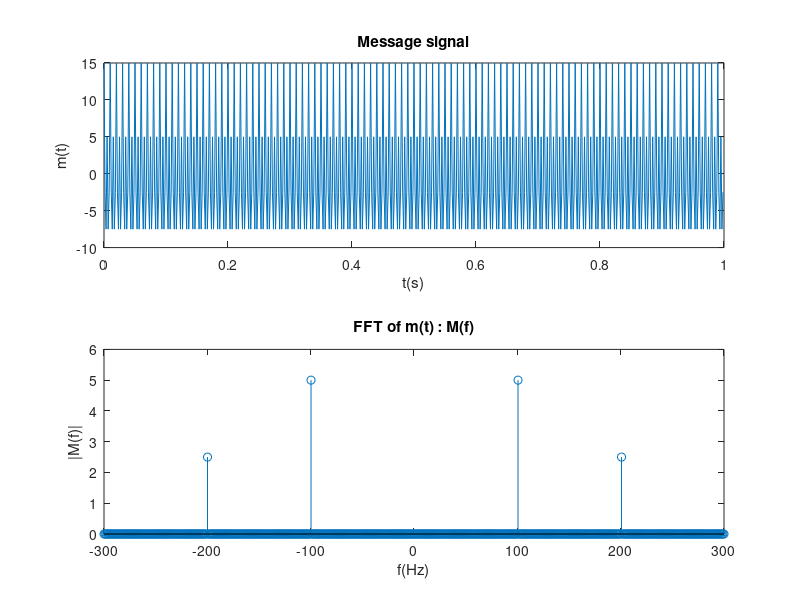

This chart was generated by the following MATLAB code:
f = 600;              % defining frequency
t = 0:(1/f):1-(1/f);  % defining time scale
%t = 0:0.0001:0.05;   %It is for seeing mt clearly

% message signal m(t): 
mt = (5*cos(2*pi*100*t)) + (10*cos(2*pi*200*t));

% Plot message signal
subplot(2, 1, 1); % Create axes for graphs and put mt to 1th
plot(t,mt);  
title('Message signal');
xlabel('t(s)');
ylabel('m(t)');

% Find Fast fourier transform of m(t)
Mf = fft(mt)/length(mt);
freq = linspace(-f/2, f/2, length(Mf));

% Plot FFT of Message signal
subplot(2, 1, 2);  % Create axes for graphs and put Mf to 2nd
stem(freq, abs(Mf));  % stem for plotting discrete sequence data 
title('FFT of m(t) : M(f)');
xlabel('f(Hz)');
ylabel('|M(f)|');
